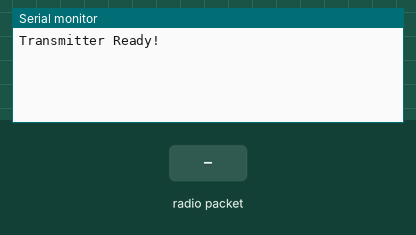
A sketch run on a simulated Arduino Uno, built with avr-gcc and run on an emulated ATmega328P. On the bench: the last lines printed to the serial monitor. The inputs (shaded band) are chosen by the test bench. No radio packets arrive unless stated.

Above: at 1.2 s.
1.3 s: radio packet "1" arrives
At 1.9 s:
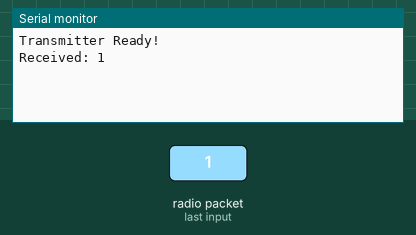
2.8 s: radio packet "0" arrives
At 4.0 s:
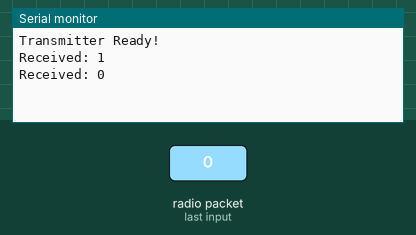
4.3 s: radio packet "2" arrives
At 5.4 s:
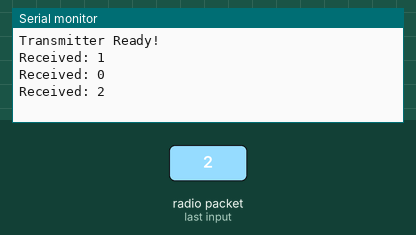

The sketch:

nrfrx.ino
```cpp
#include <SPI.h>
#include <nRF24L01.h>
#include <RF24.h>

RF24 radio(10, 9); // CE, CSN
const byte address[6] = "00001";

void setup()
{
    Serial.begin(115200);
    if (!radio.begin()){
        Serial.println(F("radio hardware is not responding!!"));
        while (1) {} // hold in infinite loop
    }
    Serial.println("Transmitter Ready!");
    radio.setPALevel(RF24_PA_LOW);
    radio.openReadingPipe(1, address);
    radio.setAutoAck(true);        // Enable Auto ACK
    radio.enableDynamicPayloads(); // Required for Auto ACK with dynamic data
    radio.startListening();        // Set to receiver mode
}

void loop()
{
    if (radio.available())
    {
        char text[32] = "";
        radio.read(&text, sizeof(text));

        Serial.print("Received: ");
        Serial.println(text);

        // Check if an ACK payload was received
        if (radio.isAckPayloadAvailable())
        {
            Serial.println("ACK Received!");
        }
    }
}
```

Measured:
- after the input at 1.3 s, the serial monitor: prints a new line at once (image 1)
- after the input at 2.8 s, the serial monitor: prints a new line at once (image 2)
- after the input at 4.3 s, the serial monitor: prints a new line at once (image 3)
